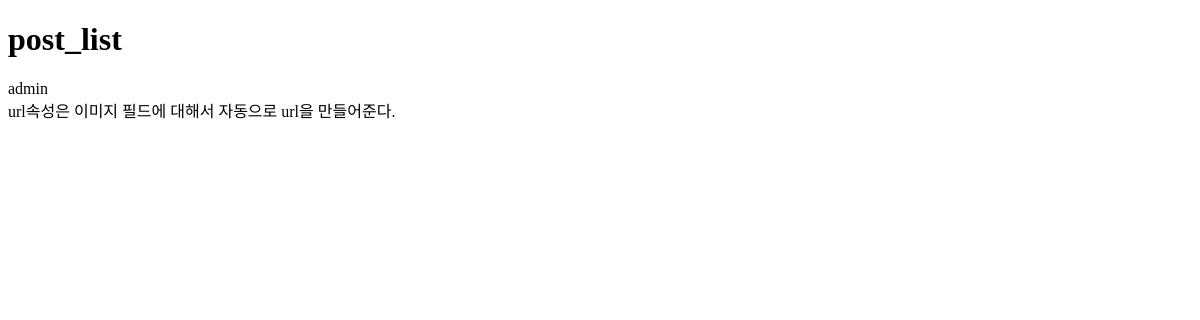
/posts/, run on an earlier commit of the app's database.
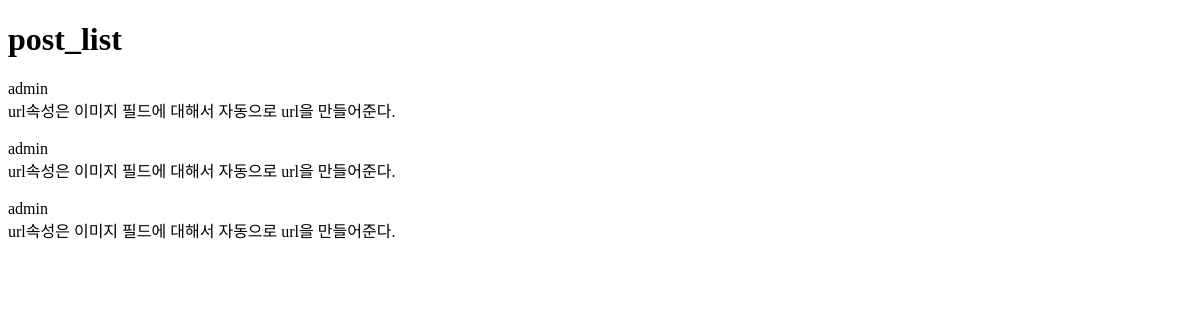
And on a later commit of the database.
### posts/models.py (models this page shows)
class Post(models.Model):
    author =models.ForeignKey(settings.AUTH_USER_MODEL,on_delete= models.CASCADE)
    photo = models.ImageField(upload_to= 'post',blank=True) #이미지필드는 파일필드 상속 받음. 추가로 가로세로정보 들어감.
    content = models.TextField(blank =True)
    created_at = models.DateTimeField(auto_now_add=True)

### posts/views.py (the view)
# urls.py: path('', views.post_list, name='post-list'),
def post_list(request):
    posts =Post.objects.all()
    context={
        'posts': posts
    }
    return render(request,'posts/post_list.html',context)

### templates/posts/post_list.html (shortened to what this page needs)
{% extends 'base.html'%}
{% block content %}
    <h1>post_list</h1>
    {% for post in posts %}
    <div>
        <div>{{post.author.username}}</div>
        url속성은 이미지 필드에 대해서 자동으로 url을 만들어준다.
        <div>
        </div>
    </div>
    {% endfor %}
{% endblock %}

### templates/base.html (shortened to what this page needs)
<!doctype html>
<html lang="en">
<head>
</head>
<body>
    <div>
        {% block content %}
        {% endblock %}
    </div>
</body>
</html>

What changed in the data, as far as the page shows it:
added Post: author.username "admin"
added Post: author.username "admin"
